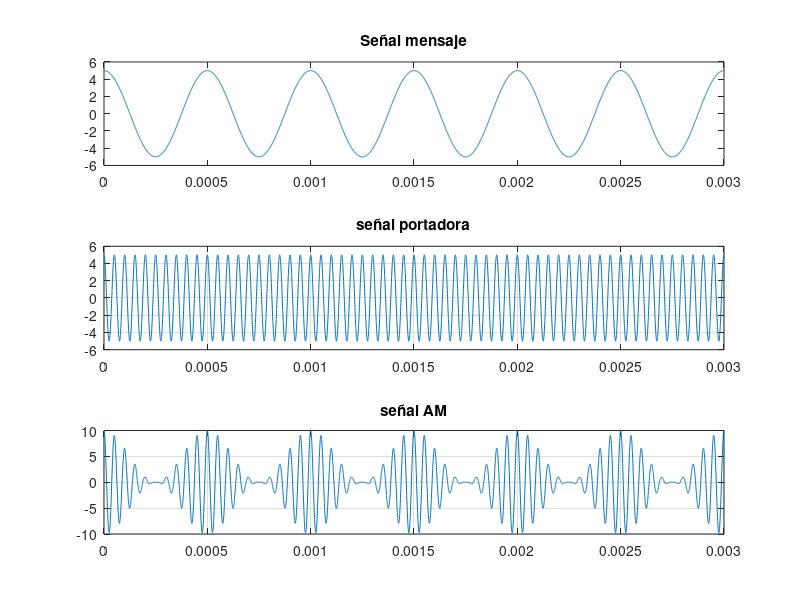

Write MATLAB code to recreate this figure.
clc;
close all;
clear all;

% am con portadora

m=1;

Am=5; % amplitud del mensaje
fm=2000; % frecuencia del mensaje
Tm=1/fm;
t=0:Tm/999:6*Tm;
ym=Am*cos(2*pi*fm*t);
figure(1)
subplot(3,1,1);
plot(t,ym)
title('Señal mensaje')

% portadora
Ac=Am/m;
fc=fm*10;
Tc=1/fc;
yc=Ac*cos(2*pi*fc*t);
subplot(3,1,2)
plot(t,yc)
grid on;
title('señal portadora')

%modulación AM en t
Y=(Ac + ym).*cos(2*pi*fc*t);
subplot(3,1,3)
plot(t,Y)
title('señal AM')
grid on

